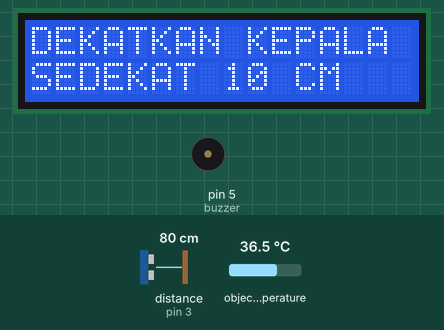
Recording of a sketch running on a simulated Arduino Uno, built with avr-gcc and run on an emulated ATmega328P. Parts: 16×2 character LCD, buzzer (waves = sounding, pin HIGH). Wiring (inferred from the names in the program): ultrasonic range finder: trigger pin 2; echo pin 3. The test bench sets the inputs (shaded band); at power-on: distance to the obstacle (sensor on pin 3) 80 cm, object temperature 36.5 °C. The echo pulse lasts 58.3 µs per cm; pins used as bus, display or sensor lines are not drawn; what the sketch prints to the serial monitor is not drawn.

Above: at 1.2 s.
1.3 s: distance to the obstacle (sensor on pin 3) set to 11 cm
3.6 s: distance to the obstacle (sensor on pin 3) set to 8 cm
At 4.78 s:
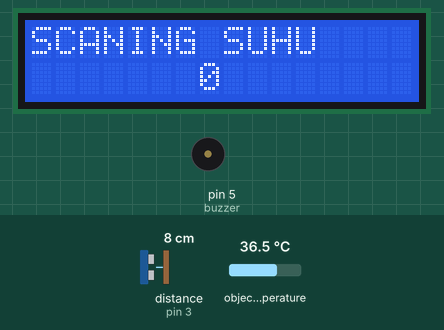
At 7.5 s:
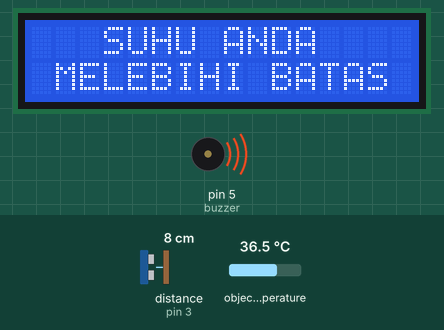
Timing chart, 0 to 17.2 s (numbered marks = the images above; inputs shaded):
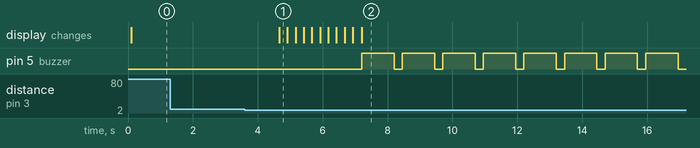

Measured:
- the behaviour switches between 10 and 9 cm on distance to the obstacle (sensor on pin 3) (found by bisection; images 0 and 1)
- after the input at 1.3 s, every drawn part: stays the same
- after the input at 3.6 s, pin 5 (buzzer): alternates HIGH for 1.0 s and LOW for 0.25 s, starting after 3.6 s; the display: changes after 1.1 s (image 1)

The sketch:

pengukuran_suhu_berbasis_Arduino.ino
```cpp
#include <Wire.h>
#include <Adafruit_MLX90614.h>
#include <LiquidCrystal_I2C.h>
#define echoPin 3
#define trigPin 2
const int buzzer = 5;
long duration;
int distance;
/*
PIN
Ultrasonic
echo  => D3
trig  => D2
===========
Buzzer=> D5
===========
LCD I2C
SDA => pinSDA
SCL => pinSCL
===========
MLX90614
SDA => pinSDA
SCL => pinSCL
*/
LiquidCrystal_I2C lcd(0x27, 16, 2);

Adafruit_MLX90614 mlx = Adafruit_MLX90614();

void setup() {
  lcd.init();
  lcd.backlight();
  pinMode(trigPin, OUTPUT);
  pinMode(echoPin, INPUT);
  pinMode(buzzer, OUTPUT);
  Serial.begin(9600);
  Serial.println("Ultrasonic Sensor HC-SR04 Test");
  Serial.println("with Arduino UNO R3");
  mlx.begin();
}
void loop() {
  mengukurjarak();
  Serial.print("Distance: ");
  Serial.print(distance);
  Serial.println(" cm");
  lcd.setCursor(0, 0);
  lcd.print("DEKATKAN KEPALA");
  lcd.setCursor(0,1);
  lcd.print("SEDEKAT 10 CM");
  if (distance<=10){
    lcd.clear();
    Serial.println("Cek SUHU");
    loadingcuk();
    float suhuObject=mlx.readObjectTempC()+1.8;
    if (suhuObject<37){
      lcd.clear();
      lcd.setCursor(0,0);
      lcd.print("SUHU ANDA:"+String(suhuObject));
      lcd.setCursor(0,1);
      lcd.print("CUCI TANGANMU");
      digitalWrite(buzzer,HIGH);
      delay(1000);
      digitalWrite(buzzer,LOW);
    }
    else{
      lcd.clear();
      lcd.setCursor(3,0);
      lcd.print("SUHU ANDA");
      lcd.setCursor(1,1);
      lcd.print("MELEBIHI BATAS");
        for (byte i=0;i<10;i++){
        digitalWrite(buzzer,HIGH);
        delay(1000);
        digitalWrite(buzzer,LOW);
        delay(250);
      }
    }
  }
  else if(distance>10){
    Serial.println("BUAT JARAK 5CM AGAR DAPAT DILAKUKAN PENGECEKAN SUHU");
    delay(100);
    digitalWrite(buzzer,LOW);
  }
  else{//Do nothing
    }
  delay(1000);
}
void mengukurjarak(){
  digitalWrite(trigPin, LOW);
  delayMicroseconds(2);
  digitalWrite(trigPin, HIGH);
  delayMicroseconds(10);
  digitalWrite(trigPin, LOW);
  duration = pulseIn(echoPin, HIGH);
  distance = (duration * 0.034 / 2)+2;
}
void loadingcuk(){
  lcd.setCursor(0,0);
  lcd.print("SCANING SUHU");
  for (byte i=0;i<10;i++){
    lcd.setCursor(7,1);
    lcd.print(i);
    delay(250);
  }
}
```
